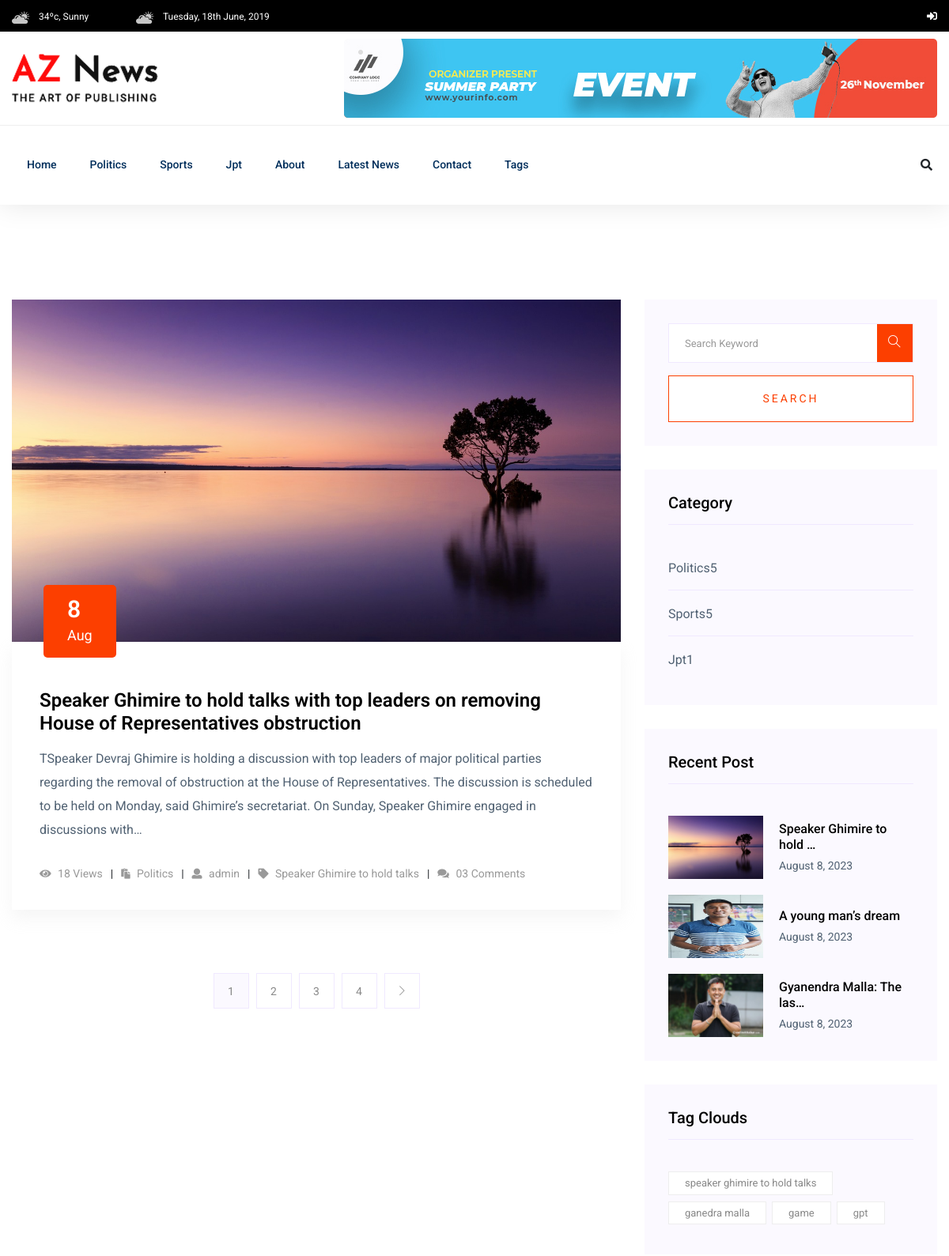
The page /post-list/ (upper part) on the database as committed earlier.
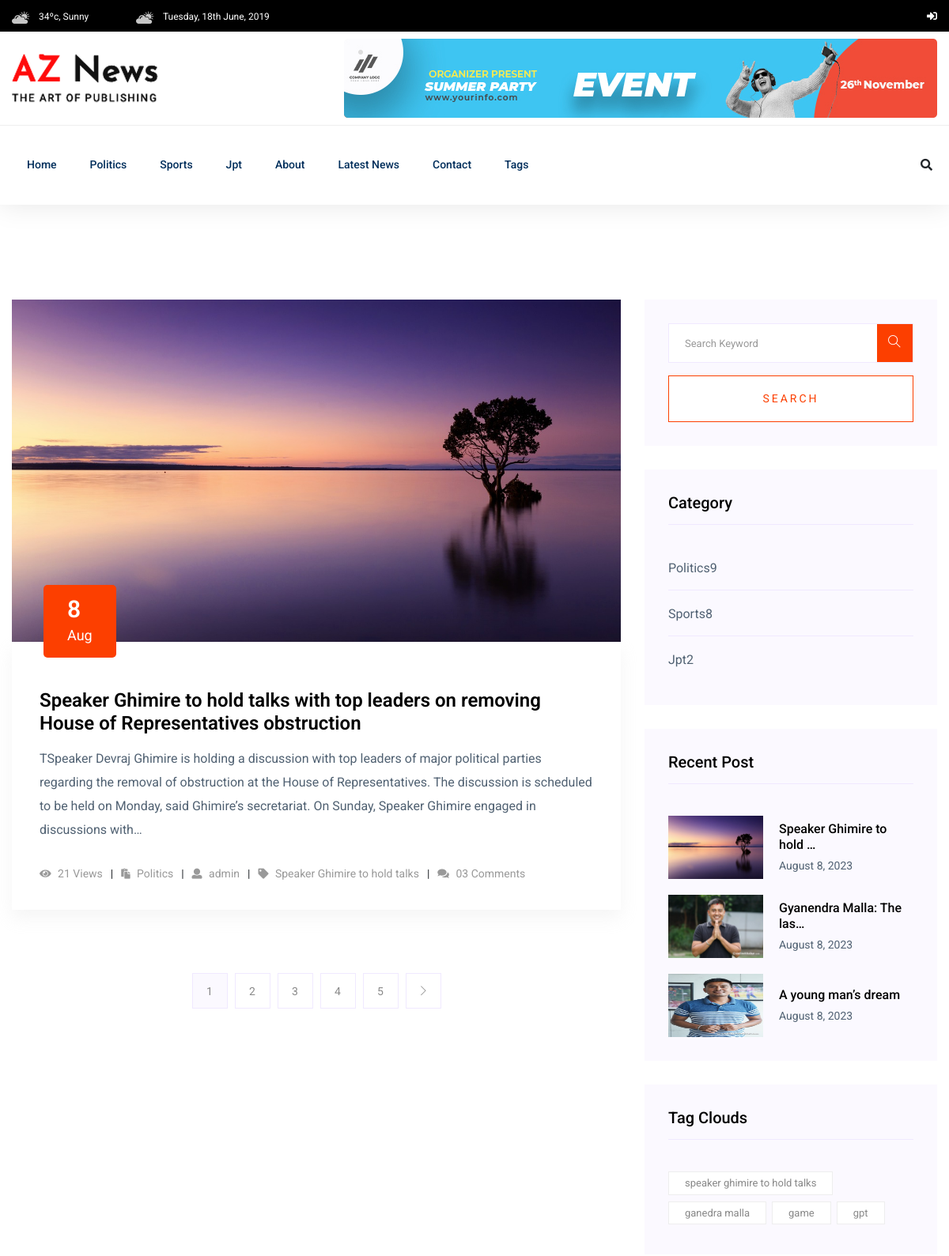
The same page on the database as committed later.
### newspaper/models.py (models this page shows, shortened)
class TimeStampModel(models.Model):
    created_at = models.DateTimeField(auto_now_add=True)
    updated_at = models.DateTimeField(auto_now=True)
    class Meta:
        abstract = True

class Category(TimeStampModel):
    name = models.CharField(max_length=200)

class Post(TimeStampModel):
    STATUS_CHOICES = [
        ("active", "Active"),
        ("in_active", "Inactive"),
    ]
    title = models.CharField(max_length=300)
    content = models.TextField()
    featured_image = models.ImageField(upload_to="post_images/%y/%m/%d", blank=False)
    author = models.ForeignKey("auth.User", on_delete=models.CASCADE)
    status = models.CharField(max_length=30, choices=STATUS_CHOICES, default=False)
    views_count = models.PositiveBigIntegerField(default=0)
    published_at = models.DateTimeField(null=True, blank=True)
    category = models.ForeignKey(Category, on_delete=models.CASCADE)
    tag = models.ManyToManyField(Tag)

class Tag(TimeStampModel):
    name = models.CharField(max_length=100)
    def __str__(self):
        return self.name

### newspaper/views.py (the view)
# urls.py: path("", views.PostListView.as_view(), name="post-list"),
class PostListView(ListView):
    model = Post
    template_name = "aznews/list/list.html"
    context_object_name = "posts"
    paginate_by = 1
    def get_queryset(self):
        queryset = Post.objects.filter(status="active", published_at__isnull=False)
        return queryset

### newspaper/navigation.py (called while the page is built)
def nav(request):
    categories = Category.objects.all()[:5]
    tags = Tag.objects.all()[:7]
    trending_posts = Post.objects.filter(status="active", published_at__isnull=False).order_by("-views_count")[:3]
    return {
        "categories": categories,
        "tags": tags,
        "trending_posts": trending_posts,
    }

### templates/aznews/list/list.html (shortened to what this page needs)
{% extends "aznews/base.html" %}
{% block content %}
<section class="blog_area section-padding">
    <div class="container">
        <div class="row">
            <div class="col-lg-8 mb-5 mb-lg-0">
                <div class="blog_left_sidebar">
                    {% include "aznews/list/left/post_list.html" with posts=page_obj %}
                    {% include "aznews/list/left/pegination.html" %}
                </div>
            </div>
            <div class="col-lg-4">
                <div class="blog_right_sidebar">
                    {% include "aznews/list/right/search.html" %}
                    {% include "aznews/list/right/category.html" %}
                    {% include "aznews/list/right/popular_post.html" %}
                    {% include "aznews/list/right/tag.html" %}
                </div>
            </div>
        </div>
    </div>
</section>
{% endblock content %}

### templates/aznews/header.html (shortened to what the changed rows need)
<header>
    <div class="header-area">
        <div class="main-header ">
            <div class="header-bottom header-sticky">
                <div class="container">
                    <div class="row align-items-center">
                        <div class="col-xl-10 col-lg-10 col-md-12 header-flex">
                            <div class="main-menu d-none d-md-block">
                                <nav>
                                    <ul id="navigation">
                                        {% for category in categories %}
                                            <li>
                                                <a href="{% url 'post-by-category' category.id %}">{{ category.name }}</a>
                                            </li>
                                        {% endfor %}
                                    </ul>
                                </nav>
                            </div>
                        </div>
                    </div>
                </div>
            </div>
        </div>
    </div>
</header>

### templates/aznews/list/left/post_list.html
{% for post in posts %}
<article class="blog_item">
    <div class="blog_item_img">
        <img class="card-img rounded-0" src="{{ post.featured_image.url }}" alt="{{ post.title }}">
        <a href="#" class="blog_item_date">
            <h3>{{post.published_at|date:"j" }}</h3>
            <p>{{ post.published_at|date:"M" }}</p>
        </a>
    </div>
    <div class="blog_details">
        <a class="d-inline-block" href="{% url 'post-detail' post.pk %}">
            <h2>{{ post.title }}</h2>
        </a>
        <p>T{{ post.content|truncatechars:300 }}</p>
        <ul class="blog-info-link">
            <li><a href="#"><i class="fa fa-eye"></i> {{ post.views_count }} Views</a></li>
            <li><a href="#"><i class="fa fa-paste"></i> {{ post.category.name|title }}</a></li>
            <li><a href="#"><i class="fa fa-user"></i> {{ post.author.username|lower }}</a></li>
            <li><a href="#"><i class="fa fa-tag"></i> {{ post.tag.all|join:", " }}</a></li>
            <li><a href="#"><i class="fa fa-comments"></i> 03 Comments</a></li>
        </ul>
    </div>
</article>
{% endfor %}

### templates/aznews/list/right/category.html
<aside class="single_sidebar_widget post_category_widget">
    <h4 class="widget_title">Category</h4>
    <ul class="list cat-list">
        {% for category in categories %}
        <li>
            <a href="#" class="d-flex">
                <p>{{ category.name|title }}</p>
                <p>{{ category.post_set.count }}</p>
            </a>
        </li>
        {% endfor %}
    </ul>
</aside>

### templates/aznews/list/right/popular_post.html
<aside class="single_sidebar_widget popular_post_widget">
    <h3 class="widget_title">Recent Post</h3>
    {% for post in trending_posts %}
    <div class="media post_item">
        <img src="{{ post.featured_image.url}}" alt="{{ post.title }}" width="120px" height="80px">
        <div class="media-body">
            <a href="single-blog.html">
                <h3>{{ post.title|truncatechars:25 }}</h3>
            </a>
            <p>{{ post.published_at|date:"F j, Y" }}</p>
        </div>
    </div>
    {% endfor %}
</aside>

### templates/aznews/list/right/tag.html
<aside class="single_sidebar_widget tag_cloud_widget">
    <h4 class="widget_title">Tag Clouds</h4>
    <ul class="list">
        {% for tag in tags %}
        <li>
            <a href="#">{{ tag.name|lower }}</a>
        </li>
        {% endfor %}
    </ul>
</aside>

Rows that differ between the two databases and show on the page:
computed for Category "Politics": post_set.count "5" → "9"
computed for Category "Sports": post_set.count "5" → "8"
computed for Category "Jpt": post_set.count "1" → "2"
changed Post "Aug": views_count "18" → "21"
changed Post "Gyanendra Malla: The las…": moves up the list
Other text that changed with them:
new list line: "5"
